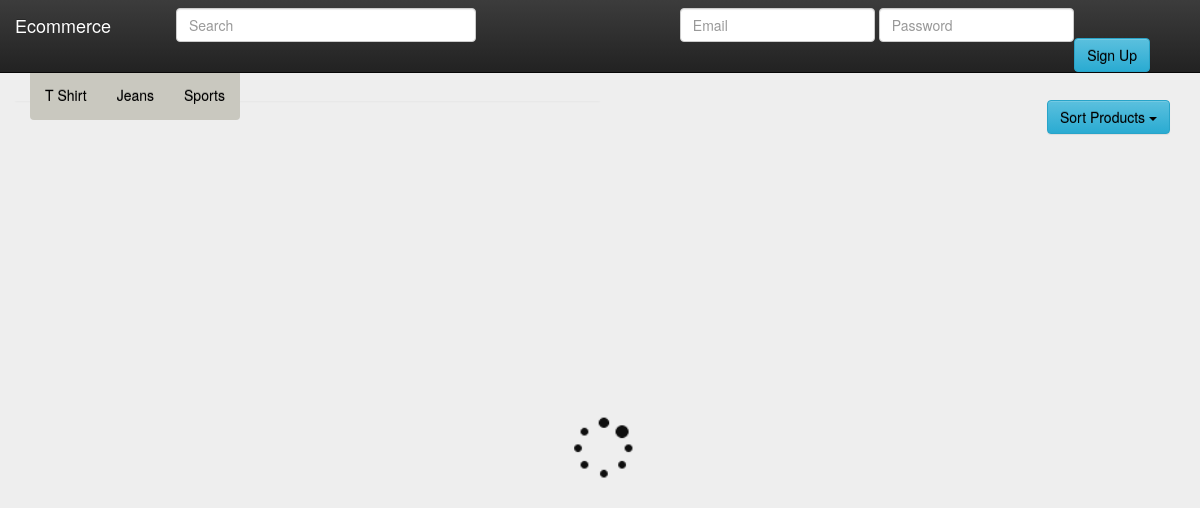
The page /category.php?cat=T-Shirt on the database its author committed.
### tables this page shows
CREATE TABLE IF NOT EXISTS `category` (
`id` int(11) NOT NULL,
  `name` varchar(255) NOT NULL
);

### category.php (the view, shortened to what this page needs)
<?php
if(!isset($_GET['cat'])){
go_to_404();
}else if(isset($_GET['cat'])){
$cat_get = $_GET['cat'];
require_once('app/init.php');
$sql_check_cat_exists = $db->prepare("SELECT id FROM category WHERE name=:cat LIMIT 1");
$sql_check_cat_exists->execute(array("cat" => $cat_get));
$numrow = $sql_check_cat_exists->rowCount();
if($numrow < 1){
go_to_404();
}else{
 ?>
<!DOCTYPE html>
<html lang="en">
  <head>
   <?php include_once("includes/header.php") ; ?>
<br />
<div class="row">
<div class="panel panel-default pull-center col-md-6" style="background:none; border:none;" >
</div>
<div class="dropdown text-right col-md-6">
 <button class="btn btn-info dropdown-toggle" style="color:black;" type="button" id="dropdownMenu1" data-toggle="dropdown" aria-expanded="true">
    Sort Products
    <span class="caret"></span>
  </button>
</div>
</div>
<br /><br />
   <div  class="col-sm-18 col-md-12 text-center" style="margin-top:60px;" id="load_more">
   </div>
  </body>
</html>
<?php
}
 }
?>

### includes/header.php (shortened to what this page needs)
   <link rel="stylesheet" href="https://maxcdn.bootstrapcdn.com/bootstrap/3.3.1/css/bootstrap.min.css">
    <link href="css/styles.css" rel="stylesheet">
 <link rel="stylesheet" href="https://maxcdn.bootstrapcdn.com/bootstrap/3.3.1/css/bootstrap-theme.min.css">
  </head>
  <body>
    <div class="container">
    <div id="loader_holder">
    <div class="text-center" style="margin-top:100px;"><img src="site_images/loader.gif" style="height:70px; width:70px;" /></div>
    </div>
<?php
function visitor_header(){
 return '<nav class="navbar navbar-inverse navbar-fixed-top" role="navigation" >
     <div class="container-fluid">
    <div class="navbar-header">
      <a class="navbar-brand" href="index.php">Ecommerce</a>
    </div>
    <div class="collapse navbar-collapse" id="bs-example-navbar-collapse-1">
      <div class="navbar-form" role="search">
        <div class="form-group navbar-left">
          <input type="text" class="form-control" placeholder="Search" style="margin-left:50px; width:300px;">
          <input type="text" class="form-control" style="margin-left:200px;" placeholder="Email" id="lg_email" />
          <input type="password" class="form-control" style="margin-left:0px;" placeholder="Password" id="lg_password" />
        </div>
      </div>
      <p class="navbar-text"><a href="#" class="navbar-link"></a></p>
      <ul class="nav navbar-nav navbar-right">
        <li style="margin-right:50px;"><button class="btn btn-info" style="color:black;" onClick="open_register_modal();" aria-expanded="true">
          Sign Up
        </button></li>
      </ul>
    </div>
  </div>
</nav>';
}
if(!isset($_COOKIE['uid']))
{
echo visitor_header();
}
?>
<br /><br />
<nav class="navbar navbar-inverse" style="background:none; border:none; background:#C9C8BF; position:fixed; z-index:2; margin-top:-10px;" role="navigation">
 <ul class="nav navbar-nav">
  <?php
  require_once("app/init.php");
  $sql_get_cat = $db->prepare("SELECT * FROM category");
  $sql_get_cat->execute();
  while($row = $sql_get_cat->fetch(PDO::FETCH_ASSOC)){
    $cat = $row['name'];
    $category = str_replace("-", " ", $cat);
    echo ' <li role="presentation"><a style="color:black;" href="category.php?cat='.str_replace(' ','-',$cat).'">'.$category.'</a></li>';
  }
  ?>
</ul>
</nav>

### css/styles.css (style rules this page uses)
body { padding-top: 40px; padding-bottom: 40px; background-color: #eee; }
#loader_holder { position:fixed; top: 30%; left: 50%; width:30em; min-height:20em; max-height: 35em; margin-top: 5em; margin-left: -15em; display: none; background-color: none; z-index: 1; overflow-y: auto; overflow-x: hidden; }

### rows shown on the page
category: name "T Shirt"
category: name "Jeans"
category: name "Sports"
